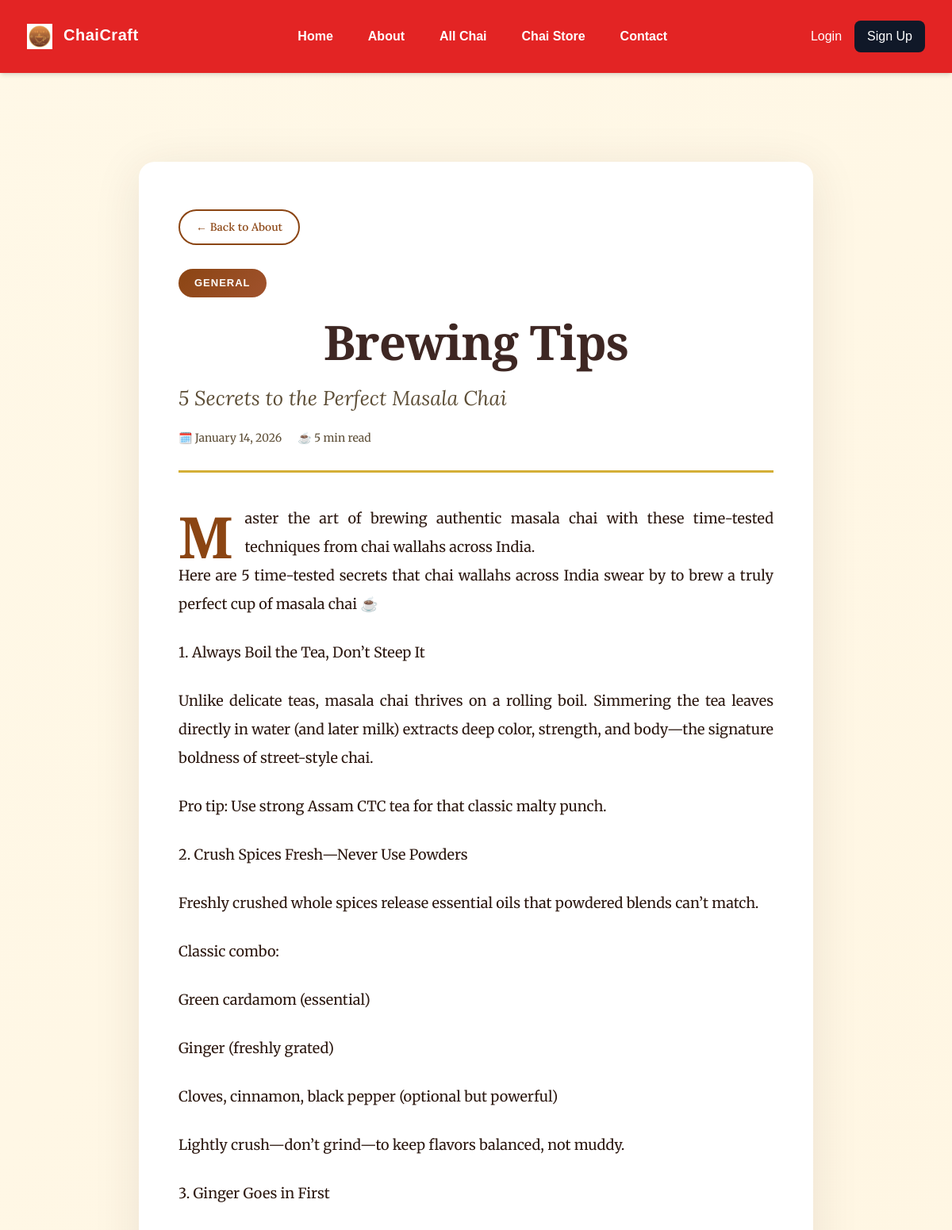
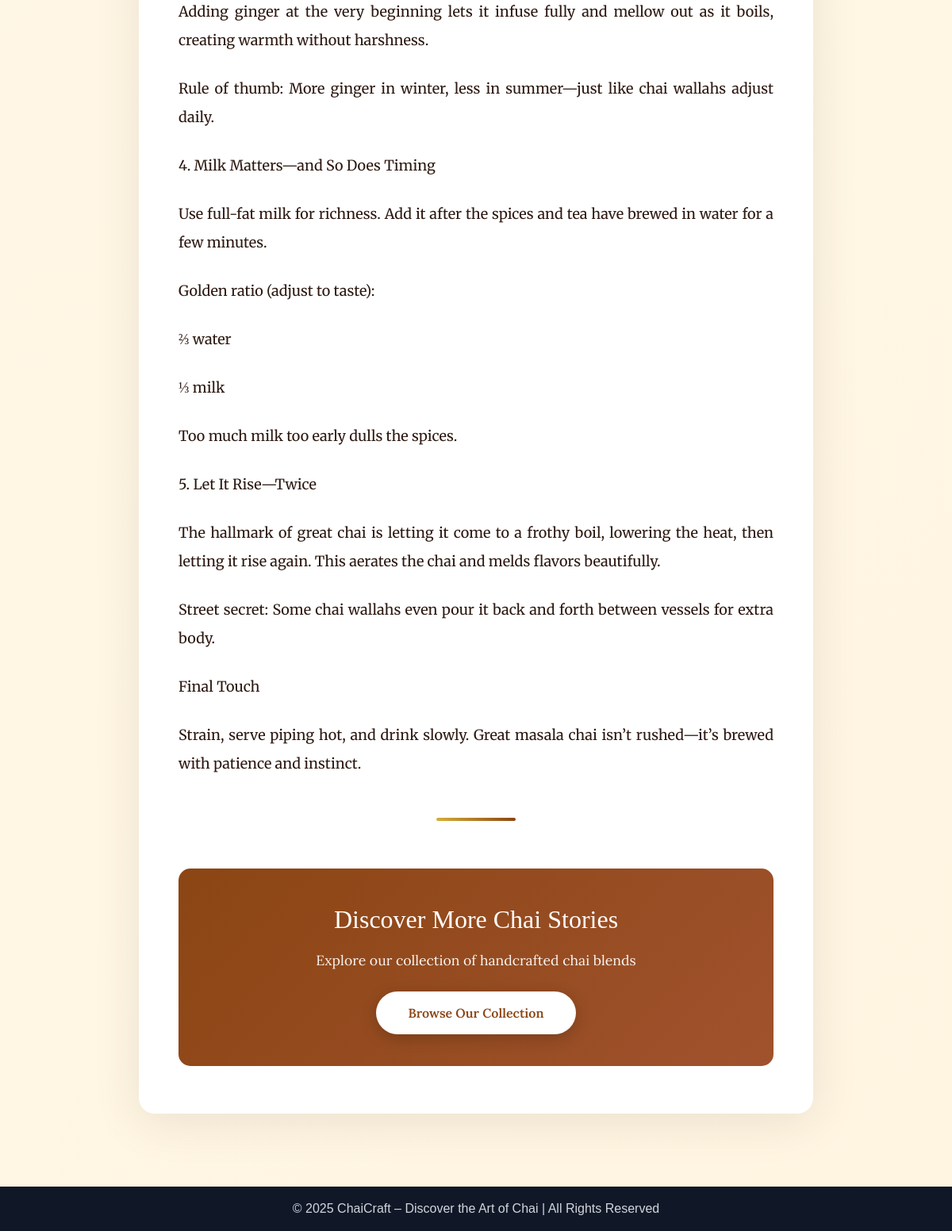
Page /about/2/ on the committed database (2 pictures, top to bottom).
### performer/models.py (models this page shows, shortened)
class about_description(models.Model):
    title = models.CharField(max_length=200)
    subtitle = models.CharField(max_length=300, default='')
    content = models.TextField()
    created_at = models.DateTimeField(default=timezone.now)
    category = models.CharField(max_length=100, default='General')
    class Meta:
        ordering = ['-created_at']

### performer/views.py (the view)
# urls.py: path('about/<int:pk>/', performer_views.about_detail, name='about_detail'),
def about_detail(request, pk):
    blog = about_description.objects.get(pk=pk)
    return render(request, "about_detail.html", {"blog": blog})

### templates/about_detail.html (shortened to what this page needs)
{% extends "base.html" %}
{% block content %}
<div class="blog-detail-container">
  <a href="{% url 'about' %}" class="back-link">
    ← Back to About
  </a>
  <header class="blog-header">
    <span class="blog-category-badge">{{ blog.category|default:"Chai Culture" }}</span>
    <h1 class="blog-detail-title">{{ blog.title }}</h1>
    {% if blog.subtitle %}
    <h2 class="blog-detail-subtitle">{{ blog.subtitle }}</h2>
    {% endif %}
    <div class="blog-meta">
      <span>🗓️ {{ blog.created_at|date:"F d, Y" }}</span>
      <span>☕ 5 min read</span>
    </div>
  </header>
  <article class="blog-detail-content">
    {{ blog.content|linebreaks }}
  </article>
  <div class="content-divider"></div>
  <div class="blog-footer-cta">
    <h3>Discover More Chai Stories</h3>
    <p>Explore our collection of handcrafted chai blends</p>
    <a href="{% url 'all_chai' %}" class="cta-button">Browse Our Collection</a>
  </div>
</div>
{% endblock %}

### static/home.css (style rules this page uses)
body { background-color: #333; font-family: Arial, sans-serif; color: white; }
h1 { text-align: center; font-size: 2em; }

### templates/about_detail.html (style rules this page uses)
:root { --cream: #FFF8E7; --warm-brown: #8B4513; --dark-brown: #3E2723; --text-dark: #2C1810; --text-medium: #5D4E37; --accent-gold: #D4AF37; }
body { background: linear-gradient(135deg, var(--cream) 0%, #FFF5E1 100%); min-height: 100vh; }
.blog-detail-container { max-width: 850px; margin: 80px auto 60px; padding: 60px 50px; background: white; border-radius: 20px; box-shadow: 0 10px 60px rgba(62, 39, 35, 0.1); }
.back-link { display: inline-flex; align-items: center; gap: 8px; margin-bottom: 30px; padding: 10px 20px; background: transparent; color: var(--warm-brown); text-decoration: none; border: 2px solid var(--warm-brown); border-radius: 25px; font-family: 'Lora', serif; font-size: 14px; font-weight: 500; transition: all 0.3s ease; }
.blog-header { border-bottom: 3px solid var(--accent-gold); padding-bottom: 30px; margin-bottom: 40px; }
.blog-category-badge { display: inline-block; padding: 8px 20px; background: linear-gradient(135deg, var(--warm-brown), #A0522D); color: white; font-size: 13px; font-weight: 600; text-transform: uppercase; letter-spacing: 1px; border-radius: 20px; margin-bottom: 20px; }
.blog-detail-title { font-family: 'Cormorant Garamond', serif; font-size: clamp(2.5rem, 5vw, 4rem); color: var(--dark-brown); line-height: 1.2; margin-bottom: 15px; font-weight: 700; letter-spacing: -1px; }
.blog-detail-subtitle { font-family: 'Lora', serif; font-size: clamp(1.2rem, 2.5vw, 1.6rem); color: var(--text-medium); line-height: 1.6; font-style: italic; font-weight: 400; margin-bottom: 20px; }
.blog-meta { display: flex; gap: 20px; align-items: center; font-family: 'Merriweather', serif; font-size: 14px; color: var(--text-medium); }
.blog-meta span { display: flex; align-items: center; gap: 6px; }
.blog-detail-content { font-family: 'Merriweather', serif; font-size: 18px; line-height: 2; color: var(--text-dark); text-align: justify; }
.blog-detail-content p { margin-bottom: 25px; }
.blog-detail-content p:first-of-type::first-letter { font-family: 'Cormorant Garamond', serif; font-size: 4.5rem; float: left; line-height: 0.85; margin: 10px 15px 0 0; color: var(--warm-brown); font-weight: 700; }
.content-divider { width: 100px; height: 4px; background: linear-gradient(90deg, var(--accent-gold), var(--warm-brown)); margin: 50px auto; border-radius: 2px; }
.blog-footer-cta { margin-top: 60px; padding: 40px; background: linear-gradient(135deg, var(--warm-brown), #A0522D); border-radius: 15px; text-align: center; color: white; }
.blog-footer-cta h3 { font-family: 'Cormorant Garamond', serif; font-size: 2rem; margin-bottom: 15px; }
.blog-footer-cta p { font-family: 'Lora', serif; font-size: 1.1rem; margin-bottom: 25px; opacity: 0.95; }
.cta-button { display: inline-block; padding: 15px 40px; background: white; color: var(--warm-brown); text-decoration: none; font-family: 'Lora', serif; font-weight: 600; border-radius: 30px; transition: all 0.3s ease; box-shadow: 0 5px 20px rgba(0,0,0,0.2); }

### rows in the picture
about_description: category "GENERAL", title "Brewing Tips", subtitle "5 Secrets to the Perfect Masala Chai", created_at "January 14, 2026", content "Master the art of brewing authentic masala chai with these time-tested techniques from chai wallahs across India. Here are 5 time-tested secrets that chai wallahs across India swear by to brew a truly perfect cup of masala chai ☕️ 1. Always Boil the Tea, Don’t Steep It Unlike delicate teas, masala chai thrives on a rolling boil. Simmering the tea leaves directly in water (and later milk) extracts deep color, strength, and body—the signature boldness of street-style chai. Pro tip: Use strong Assam CTC tea for that classic malty punch. 2. Crush Spices Fresh—Never Use Powders Freshly crushed whole spices release essential oils that powdered blends can’t match. Classic combo: Green cardamom…"
